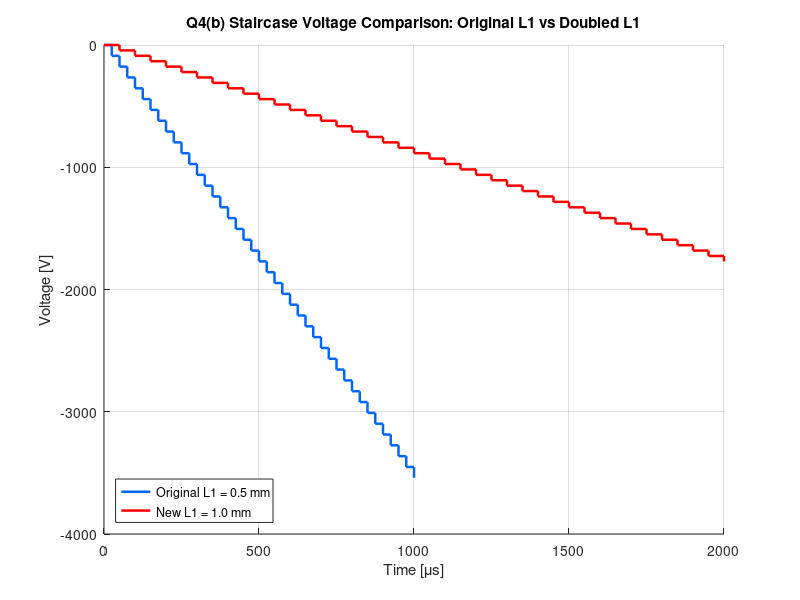
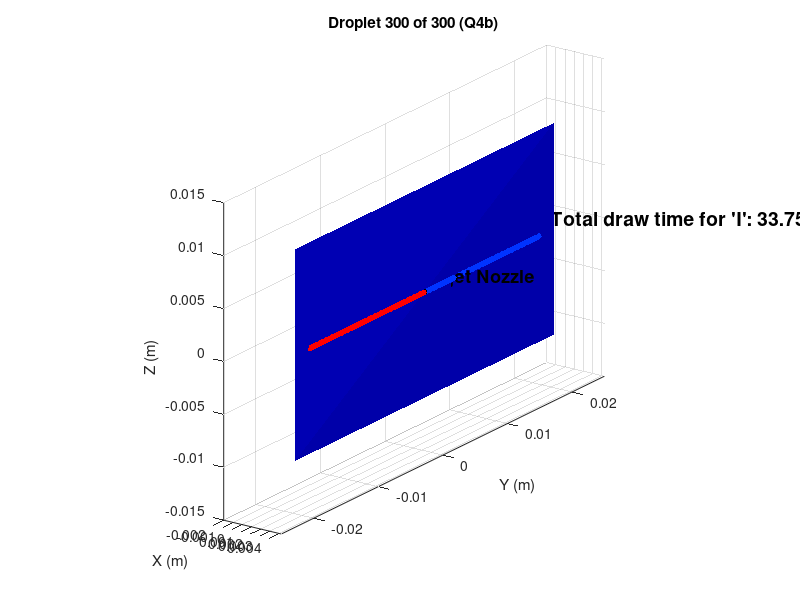

MATLAB code to generate these figures, in order:
clear; clc; close all;

Vx = 20.0;          % droplet horizontal speed [m/s]
W  = 1e-3;          % capacitor plate spacing [m]

L1_orig = 0.5e-3;   % original capacitor length
L1      = 2 * L1_orig;   % Q4(b): L1 doubled

L2 = 1.25e-3;       % distance to paper

rho = 1000;         % droplet density
d   = 84e-6;        % droplet diameter
q   = -1.9e-10;     % charge of the droplet

volume = (pi/6) * d^3;
m = rho * volume;

dpi = 300;
pitch = 0.0254 / dpi;


T_cap_orig = L1_orig / Vx;
T_cap      = L1 / Vx;       % doubled time in capacitor

fprintf("\n--- Q4(b): L1 doubled ---\n");
fprintf("T_cap original = %.2f us\n", T_cap_orig*1e6);
fprintf("T_cap new      = %.2f us\n", T_cap*1e6);


coef_orig = (m * W * Vx^2) / (q * L1_orig * L2);
coef_new  = (m * W * Vx^2) / (q * L1      * L2);

dV_orig = abs(coef_orig) * pitch;
dV_new  = abs(coef_new)  * pitch;   % should be half of original

fprintf("Original pixel voltage = %.4f V\n", dV_orig);
fprintf("New pixel voltage      = %.4f V  (L1 doubled)\n", dV_new);


N_demo = 40;

t_orig = (0:N_demo) * T_cap_orig;
t_new  = (0:N_demo) * T_cap;

V_steps_orig = -(0:N_demo) * dV_orig;
V_steps_new  = -(0:N_demo) * dV_new;

figure('Color','w','Position',[300 200 900 500]); hold on; grid on;

stairs(t_orig*1e6, V_steps_orig, 'LineWidth',1.8,'Color',[0 0.4 1]);
stairs(t_new*1e6,  V_steps_new,  'LineWidth',1.8,'Color',[1 0 0]);

xlabel('Time [\mus]');
ylabel('Voltage [V]');
title('Q4(b) Staircase Voltage Comparison: Original L1 vs Doubled L1');
legend('Original L1 = 0.5 mm','New L1 = 1.0 mm','Location','southwest');


D = L1 + L2;
N_drops = 300;
midpoint = floor(N_drops/2);

pixel_index = (1:N_drops) - midpoint;
Vpix_all = pixel_index * dV_new;

figure('Color','w','Position',[200 50 1200 700]);
ax = axes(); hold(ax,'on'); grid(ax,'on');
axis equal;

xlabel('X (m)'); ylabel('Y (m)'); zlabel('Z (m)');
xlim([-0.002, D + 0.002]);
ylim([-0.025 0.025]);
zlim([-0.015 0.015]);

title('Q4(b) Drawing the Letter "I" with L1 Doubled');


px = D;
py = [-0.02 0.02 0.02 -0.02];
pz = [-0.01 -0.01 0.01 0.01];
patch(px*ones(1,4), py, pz,'b','FaceAlpha',0.17, 'EdgeColor','none');


plot3(0, 0, 0, 'ks', 'MarkerSize', 14, 'MarkerFaceColor','k');
text(0, 0.003, 0, 'Inkjet Nozzle','FontSize',13,'FontWeight','bold');


[sx,sy,sz] = sphere(6);
sx = sx*(d/2); sy = sy*(d/2); sz = sz*(d/2);
drop = surf(sx, sy, sz, 'FaceColor','k','EdgeColor','none');

view(35, 20);
camlight headlight;

for n = 1:N_drops
    
    V = Vpix_all(n);
    E = V / W;
    ay = q*E/m;


    T1 = L1 / Vx;
    t1 = linspace(0, T1, 3);
    x1 = Vx * t1;
    y1 = 0.5 * ay * t1.^2;


    Vy = ay * T1;
    T2 = L2 / Vx;

    t2 = linspace(0, T2, 3);
    x2 = L1 + Vx * t2;
    y2 = y1(end) + Vy * t2;


    x = [x1 x2];
    y = [y1 y2];
    z = zeros(size(x));


    if V > 0
        droplet_color = [1 0 0];
    elseif V < 0
        droplet_color = [0 0.2 1];
    else
        droplet_color = [0 0 0];
    end
    set(drop,'FaceColor',droplet_color);


    trail = plot3(x, y, z, '-', 'Color', droplet_color, 'LineWidth', 1.2);


    for k = 1:length(x)
        set(drop,'XData',sx + x(k), ...
                 'YData',sy + y(k), ...
                 'ZData',sz + z(k));
        title(sprintf('Droplet %d of %d (Q4b)',n,N_drops));
        drawnow limitrate;
    end


    plot3(x(end), y(end), 0, '.', 'Color', droplet_color, 'MarkerSize', 14);
    delete(trail);
end


T_cap_new = L1 / Vx;
T2_new    = L2 / Vx;

total_time = N_drops * (T_cap_new + T2_new);

text(0.0005, 0.022, 0, ...
     sprintf("Total draw time for 'I': %.3f ms", total_time*1000), ...
     'FontSize',14,'FontWeight','bold','Color','k');

fprintf("\nTotal draw time with L1 doubled = %.3f ms\n", total_time*1000);
disp("Q4(b) Simulation Complete!");
